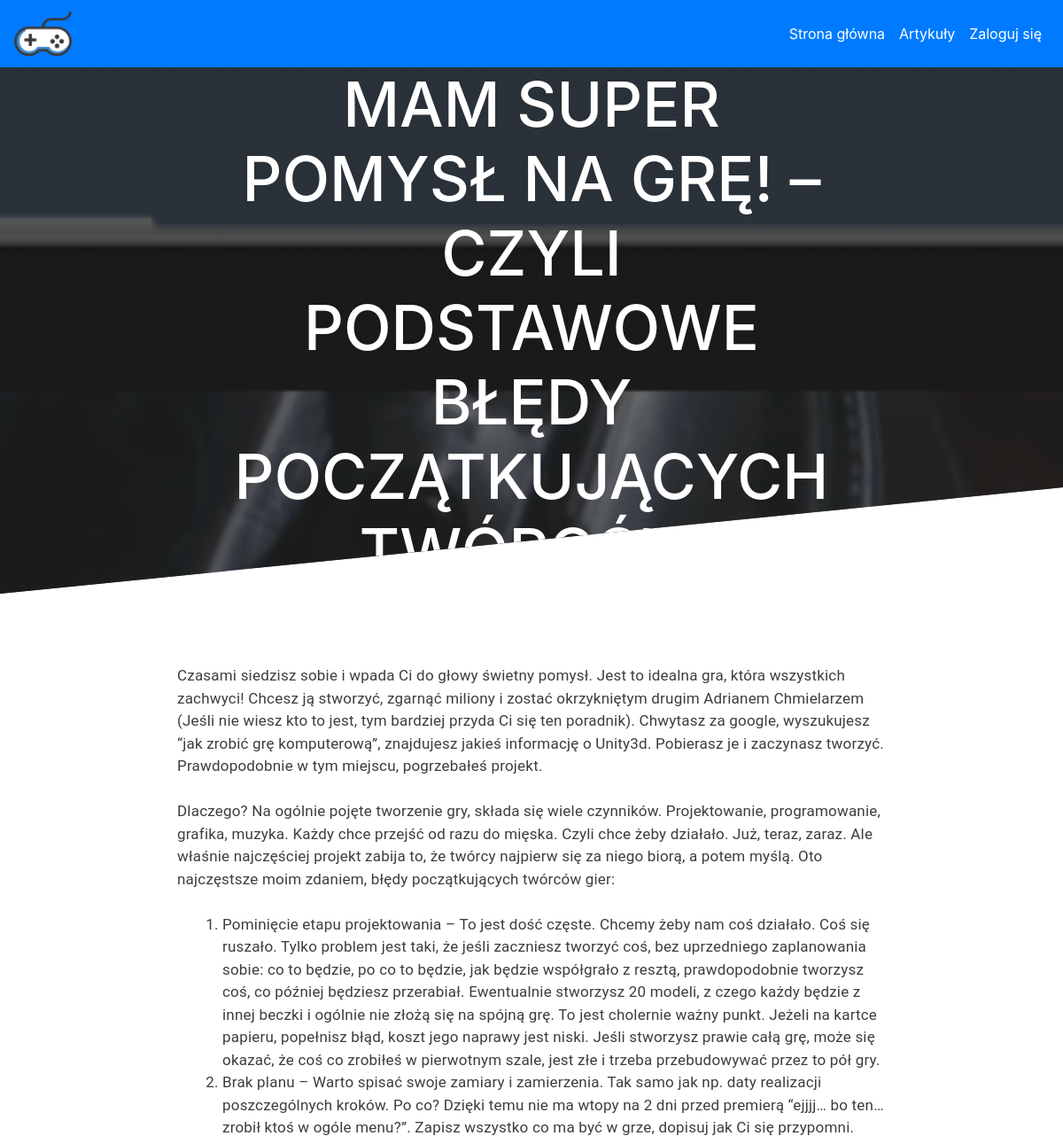
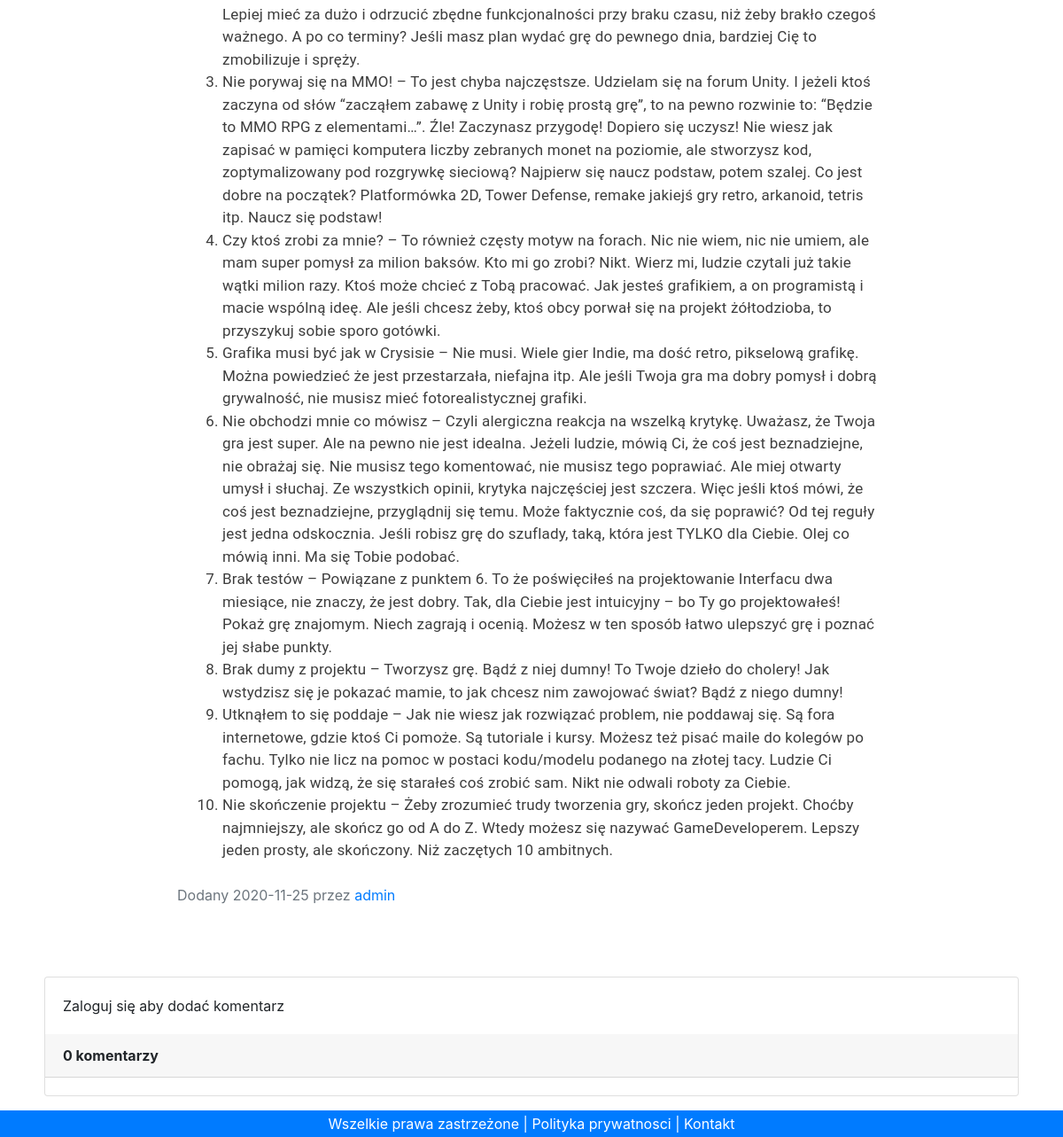
Page /index.php?article=19 on the committed database (2 pictures, top to bottom).
### tables this page shows
CREATE TABLE `articles` (
  `article_id` int(11) NOT NULL,
  `user_id` int(11) NOT NULL,
  `add_date` date NOT NULL,
  `title` text NOT NULL,
  `description` text NOT NULL,
  `content` text NOT NULL,
  `image` text NOT NULL
);

CREATE TABLE `users` (
  `user_id` int(11) NOT NULL,
  `username` varchar(32) NOT NULL,
  `email` varchar(32) NOT NULL,
  `passwordHash` text NOT NULL,
  `type_id` int(11) NOT NULL
);

### articles_CRUD.php (called while the page is built, shortened)
<?php
function GetArticle($id)
{
    require("connect.php");
    $query = "SELECT username,articles.user_id,add_date,title,description,content,image FROM articles INNER JOIN users ON articles.user_id=users.user_id WHERE articles.article_id=$id";
    $result = mysqli_query($connection, $query);
    if ($result) {
        $article = mysqli_fetch_assoc($result);
        return $article;
    } else return null;
}
function GetArticleComments($id){
    require("connect.php");
    $query = "SELECT username,article_id,text,add_date FROM comments INNER JOIN users ON comments.user_id=users.user_id WHERE article_id=$id ORDER BY comment_id  DESC";
    $comments = mysqli_query($connection,$query);
    return $comments;
}

### article.php (the view, shortened to what this page needs)
<?php
include("connect.php");
include("articles_CRUD.php");
$id = $_GET['article'];
$article = GetArticle($id);
$title = $article['title'];
$content = $article['content'];
$image = $article['image'];
$add_date = $article['add_date'];
$author_id=$article['user_id'];
$author=$article['username'];
echo '<div class="article-page">';
echo '<div class="article-page-img" style="background-image:linear-gradient(#202020aa, #303030aa), url(img/' . $image . ');"><h1 class="article-page-title">' . $title . '</h1>';
echo '</div>';
echo '<div class="article-page-content">' . $content .  ' <p class="card-text"><span class="text-muted">Dodany ' . $add_date . ' przez <a href="index.php?profile='.$author_id.'">' . $author . '</a></span></p> </div>';
echo '</div>';
?>
<div class="card card-comments mb-3 wow fadeIn">
    <form action="" method="post" class="comment-add">
        <?php
        if (isset($_SESSION['user'])) {
            echo '<div class="input-group"> <input type="text" id="" name="text" class="form-control" placeholder="Twój komentarz">';
            echo '<div class="input-group-append"> <button name="submit" type="submit" class="btn btn-primary waves-effect waves-light btn-custom"><i class="fa fa-search mr-1"></i> Dodaj</button></div></div>';
        } else echo "Zaloguj się aby dodać komentarz";
        ?>
    </form>
    <?php
    $comments = GetArticleComments($id);
    $count = mysqli_num_rows($comments);
    echo '<div class="card-header font-weight-bold">' . $count . ' komentarzy</div>';
    ?>
</div>

### index.php (shortened to what this page needs)
<!DOCTYPE html>
<html lang="en">
<head>
    <link rel="stylesheet" href="https://maxcdn.bootstrapcdn.com/bootstrap/4.0.0/css/bootstrap.min.css">
    <link rel="stylesheet" type="text/css" href="style.css?v=1.1">
</head>
<body>
    <?php
    $isHomePage = false;
    if (isset($_GET['profile'])) {
        include("profile.php");
    } else if(isset($_GET['article'])){
        include("article.php");
    } else if(isset($_GET['delete'])){
        include("article_delete.php");
    } else if(isset($_GET['edit'])){
        include("article_edit.php");
    } else if (isset($_GET['url'])) {
        $url = $_GET['url'];
        switch ($url) {
            case "login":
                include("user_log_in.php");
                break;
            case "register":
                include("user_register.php");
                break;
            case "articles":
                include("articles.php");
                break;
            case "articles_add":
                include("article_add.php");
                break;
            case "messege":
                include("messege.php");
                break;
            case "logout":
                unset($_SESSION['user']);
                include("home.php");
                $isHomePage = true;
                break;
        }
    } else {
        include("home.php");
        $isHomePage = true;
    }
    ?>
    <?php
    if (!$isHomePage)
        echo '<nav class="navbar navbar-expand-md navbar-dark fixed-top bg-primary">';
    else {
        echo '<nav class="navbar navbar-expand-md navbar-dark fixed-top bg-transparent">';
    }
    ?>
    <a class="navbar-brand logo" href="index.php">
        <img class="" src="img/logo.png" alt="" height="50px">
    </a>
    <div class="collapse navbar-collapse float-right" id="navbarCollapse">
        <ul class="navbar-nav float-right">
            <li class="nav-item active">
                <a class="nav-link" href="index.php">Strona główna <span class="sr-only">(current)</span></a>
            </li>
            <li class="nav-item active">
                <a class="nav-link" href="index.php?url=articles">Artykuły<span class="sr-only">(current)</span></a>
            </li>
            <?php
            if (isset($_SESSION["user"])) {
                echo '<li class="nav-item active">';
                echo '<a class="nav-link" href="index.php?url=articles_add">Nowy artykuł<span class="sr-only">(current)</span></a>';
                echo '</li>';
                echo '<li class="nav-item active">';
                echo '<a class="nav-link" href="index.php?profile='.$user_id.'">Mój profil<span class="sr-only">(current)</span></a>';
                echo '</li>';
                echo '<li class="nav-item active">';
                echo '<a class="nav-link" href="index.php?url=logout">Wyloguj<span class="sr-only">(current)</span></a>';
                echo '</li>';
            } else {
                echo '<li class="nav-item active">';
                echo '<a class="nav-link" href="index.php?url=login">Zaloguj się<span class="sr-only">(current)</span></a>';
                echo '</li>';
            }
            ?>
        </ul>
    </div>
    </nav>
<?PHP
if(!$isHomePage)
          echo  '<footer class="footer"> Wszelkie prawa zastrzeżone | Polityka prywatnosci | Kontakt </footer>';
?>
</body>
</html>

### style.css (style rules this page uses)
body { overflow-x: hidden; min-height: 100%; }
.float-right { margin-left: auto; }
.logo { font-size: 30px; font-weight: 600; }
.card { height: 300px !important; overflow: hidden; }
.article-page { width: 100%; margin-top: 70px; }
.article-page-img { position: relative; background-attachment: fixed; background-size: cover; background-position: center; width: 100%; height: 600px; clip-path: polygon(0% 0%,100% 0%, 100% 80%,0% 100%); }
.article-page-title { top: 50%; left: 50%; position: absolute; transform: translate(-50%,-50%); color: white; text-align: center; font-size: 70px; }
.article-page-content { padding: 80px 200px; }
h1 { text-transform: uppercase; }
.card-comments { margin: 0 50px; padding-bottom: 20px; }
.comment-add { padding: 20px; }
.card { height: auto !important; }
.footer { width: 100%; height: 30px; color: white; line-height: 30px; text-align: center; background-color: #007bff; }

### rows in the picture
articles: image (picture), title "MAM SUPER POMYSŁ NA GRĘ! – CZYLI PODSTAWOWE BŁĘDY POCZĄTKUJĄCYCH TWÓRCÓW", content "Czasami siedzisz sobie i wpada Ci do głowy świetny pomysł. Jest to idealna gra, która wszystkich zachwyci! Chcesz ją stworzyć, zgarnąć miliony i zostać okrzykniętym drugim Adrianem Chmielarzem (Jeśli nie wiesz kto to jest, tym bardziej przyda Ci się ten poradnik). Chwytasz za google, wyszukujesz “jak zrobić grę komputerową”, znajdujesz jakieś informację o Unity3d. Pobierasz je i zaczynasz tworzyć. Prawdopodobnie w tym miejscu, pogrzebałeś projekt. Dlaczego? Na ogólnie pojęte tworzenie gry, składa się wiele czynników. Projektowanie, programowanie, grafika, muzyka. Każdy chce przejść od razu do mięska. Czyli chce żeby działało. Już, teraz, zaraz. Ale właśnie najczęściej projekt zabija to, że…", add_date "2020-11-25", user.username "admin"

### other values in the picture
$count "0"
